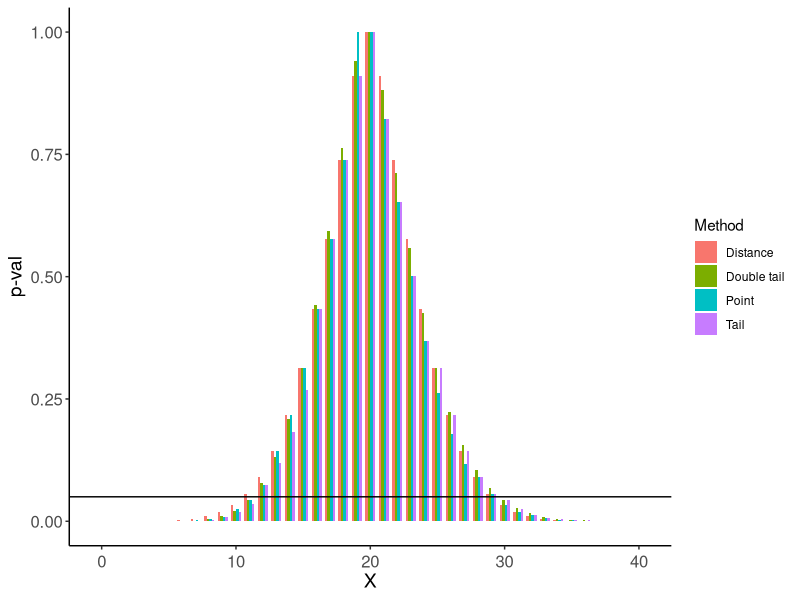
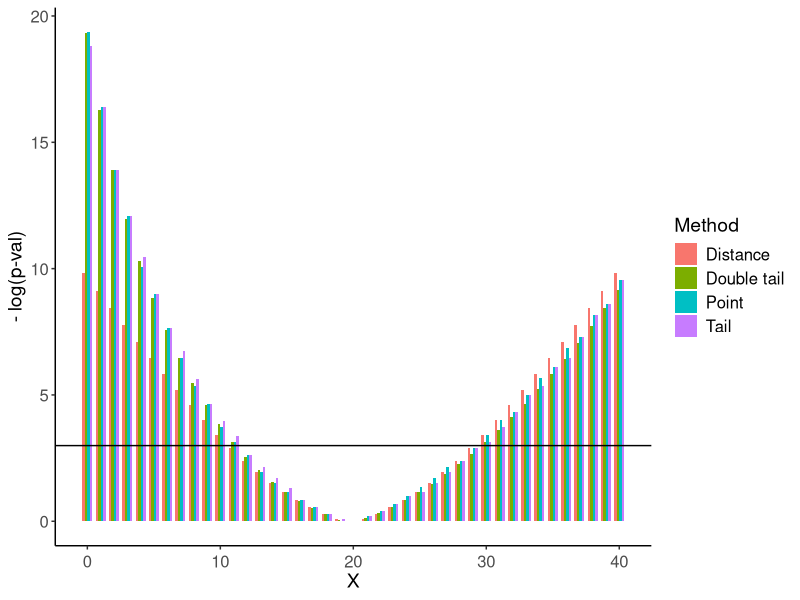
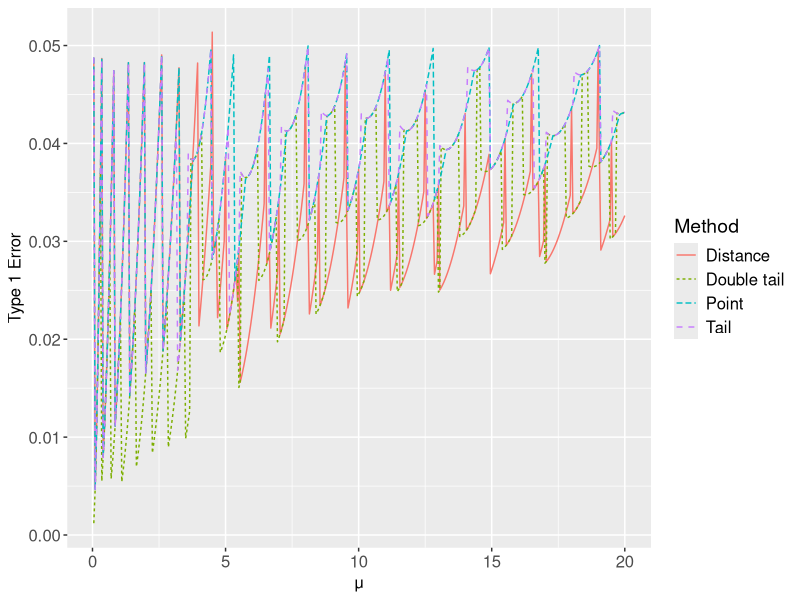
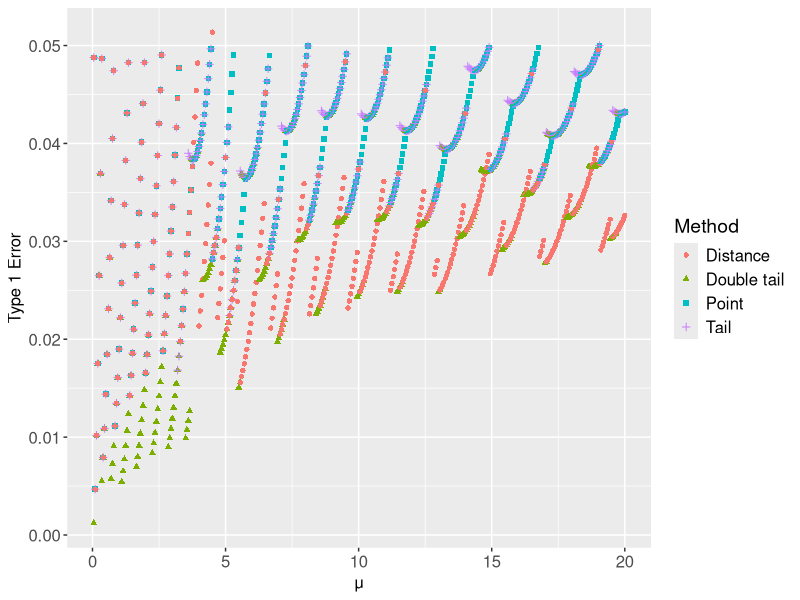
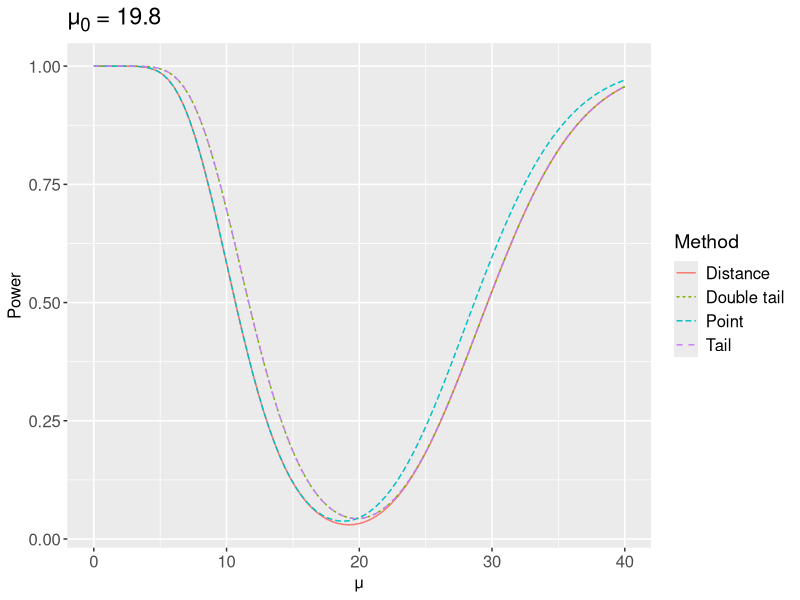

These figures' R source, in order: (Note: a time limit stopped this script after it produced the figures.)
## ---- chunk 1
library(ggplot2)
library(reshape2)
library(tidyverse)
library(GGally)
library(ggtext)
library(glue)
## ---- chunk 2
dmodel <- function(x, mu){
  dpois(x, mu)
}

pmodel <- function(x, mu){
  ppois(x, mu)
}

## ---- chunk 3
p_val_a <- function(x, mu){
  pr_tail_l = pmodel(x, mu)
  ## Use 1 - tail prob but add point prob
  pr_tail_r = 1 - pr_tail_l + dmodel(x, mu)
  
  p_val = 2 * min(pr_tail_l, pr_tail_r, 1/2)
  p_val
}

p_val_b <- function(x, mu){
  # Implementation assumes a decreasing point probability P(X = x) for increasing x after the mode has passed
  W_x = dmodel(x, mu)
  p_val = 1
  
  # Removing probabilites lower than P(X = x)
  y = 0
  cond = TRUE
  while(cond){
    W_y = dmodel(y, mu)
    if(W_y > W_x){
      # Removing the probability
      p_y = W_y
      p_val = p_val - p_y
    }
    else{
      # Checking if the loop should be ended
      ## By being in the loop we know that W_y <= W_x
      mode = floor(mu)
      passed_mode = (y > mode)
      cond = !passed_mode
    }
    # Preparing next round
    y = y +1
  }
  p_val
}

p_val_b_power <- function(x, mu, alpha = .05){
  # Implementation assumes a decreasing point probability P(X = x) for increasing x after the mode has passed
  W_x = dmodel(x, mu)
  if(W_x > alpha){
    return(1)
  }
  
  p_val = 1
  
  # Removing probabilites lower than P(X = x)
  y = 0
  cond = TRUE
  while(cond){
    W_y = dmodel(y, mu)
    if(W_y > W_x){
      # Removing the probability
      p_y = W_y
      p_val = p_val - p_y
    }
    else{
      # Checking if the loop should be ended
      ## By being in the loop we know that W_y <= W_x
      mode = floor(mu)
      passed_mode = (y > mode)
      cond = !passed_mode
    }
    # Preparing next round
    y = y +1
  }
  p_val
}

p_val_c <- function(x, mu){
  p_tail_l = pmodel(x, mu)
  p_tail_r = 1- p_tail_l + dmodel(x, mu)
  epsilon = 1e-8
  
  if (p_tail_l < p_tail_r + epsilon){
    # Since the right tail has infinite support we must suggest a low enough tail value
    y_sugg = ceiling(2*mu)
    sugg_tail = 1 - pmodel(y_sugg, mu) # this will give P(X > y), i.e. P(X geq y-1)
    while(sugg_tail > p_tail_l){
      y_sugg = ceiling(2*y_sugg)
      sugg_tail = 1 - pmodel(y_sugg, mu) # this will give P(X > y), i.e. P(X geq y-1)
    }
    # After a low enough value is reached we calculate the highest smaller right tail compared to the left tail
    right_tail = max_lower_tail(y_sugg, sugg_tail, p_tail_l, mu)
    p_val = p_tail_l + right_tail
  }
  else{
    # For a left tail we can start at 0 and find the highest smaller left tail
    left_tail = max_lower_tail(0, 0, p_tail_r, mu, left_tail = TRUE)
    p_val = p_tail_r +  left_tail
  }
  if(p_val > 1){ # If the distrbution is symmetric it will count the central event twice.
    return(1)
  }
  p_val
}

max_lower_tail <- function(y_next, tail_y, W_x, mu, left_tail = FALSE, epsilon = 1e-8){
  sugg = tail_y
  y = y_next
    while(sugg < W_x + epsilon){
      tail_y = sugg # Accept suggestion
      add = dmodel(y, mu) # Calculate new point mass to be added
      sugg = sugg + add # Propose new suggestion
      if(left_tail){
        y = y + 1
      }
      else{
        y = y - 1 
      }
    }
  tail_y
}

p_val_c_power <- function(x, mu, alpha = .05){
  p_tail_l = pmodel(x, mu)
  p_tail_r = 1- p_tail_l + dmodel(x, mu)
  epsilon = 1e-8
  
  # Giving immediate non-significance if W_x is too high
  if(min(p_tail_l, p_tail_r) > alpha){
    return(1)
  }
  
  if (p_tail_l < p_tail_r + epsilon){
    # Since the right tail has infinite support we must suggest a low enough tail value
    y_sugg = ceiling(2*mu)
    sugg_tail = 1 - pmodel(y_sugg, mu) # this will give P(X > y), i.e. P(X geq y-1)
    while(sugg_tail > p_tail_l){
      y_sugg = ceiling(2*y_sugg)
      sugg_tail = 1 - pmodel(y_sugg, mu) # this will give P(X > y), i.e. P(X geq y-1)
    }
    # After a low enough value is reached we calculate the highest smaller right tail compared to the left tail
    right_tail = max_lower_tail(y_sugg, sugg_tail, p_tail_l, mu)
    p_val = p_tail_l + right_tail
  }
  else{
    # For a left tail we can start at 0 and find the highest smaller left tail
    left_tail = max_lower_tail(0, 0, p_tail_r, mu, left_tail = TRUE)
    p_val = p_tail_r +  left_tail
  }
  if(p_val > 1){ # If the distrbution is symmetric it will count the central event twice.
    return(1)
  }
  p_val
}

p_val_d <- function(x, mu) {
  exp_val = mu
  W_x = abs(x - mu)
  
  # Get all discrete values y with lower W_y
  r = floor(mu + W_x)
  l = ceiling(mu - W_x)
  
  # Handeling ties
  if(mu + W_x == round(mu + W_x)){
    if(mu - W_x == round(mu - W_x)){
      # We are in the tied sceneraio and we want to either exclude y = l depending on if X = l or x = r
      if(x == r){
        #l = l -1
      }
      else{
        
      }
    }
  }
  
  # Rejection region will be x lower than l
  # and x higher than r
  if(l <= 0){
    p_val = 1 - ppois(r-1, mu) # 1 - P(X <= r-1) =  P(X > r-1) = P(X >= r)
    return(p_val)
  }
  p_val = 1 - ppois(r-1, mu) + ppois(l, mu) # 1 - P(X <= r-1) + P(X <= l) = P(X >= r) + P(X <= l)
  if(p_val > 1){
    return(1)
  }
  p_val
}
## ---- chunk 4
# Test functions for the tail method
p_val_a(3, 3)
p_val_a(5, 3)

p_val_b(3, 3)
p_val_b(5, 3)

print("____")
W_x = ppois(3, 5)

W_x

1- ppois(10, 5)

max_lower_tail(10, 1-ppois(10, 5), W_x, 5, left_tail = FALSE)

print("-----")
W_x = 1-ppois(7, 5)

W_x

ppois(0, 5)


max_lower_tail(1, ppois(0, 5), W_x, 5, left_tail = TRUE)

print("____")
## ---- chunk 5
p_val_b(9, 10)
dpois(9, 10)
dpois(10, 10)

dpois(3, 4)
dpois(4, 4)

dpois(5, 6)
dpois(6, 6)

dpois(0, 1)
dpois(1, 1)
## ---- chunk 6
p_val_c(3, 3)
p_val_c(5, 3)
## ---- chunk 7
p_val_d(3, 3)

p_val_d(5, 3)
## ---- chunk 8
comparison_p_vals <- function(mu, n){
  p_a = NULL
  p_b = NULL
  p_c = NULL
  p_d = NULL

  for(i in 0:n){
    p_a = c(p_a, p_val_a(i, mu))
    p_b = c(p_b, p_val_b(i, mu))
    p_c = c(p_c, p_val_c(i, mu))
    p_d = c(p_d, p_val_d(i, mu))
  }
  
  df <- data.frame(p_a, p_b, p_c, p_d)
  colnames(df) <- c("Double tail", "Point", "Tail", "Distance")  #Added zero width space for "Double tail" to be shown first in plot
  df["x_val"] <- 0:n
  
  df
}

df <- comparison_p_vals(20, 40)

df %>%
  pivot_longer(-x_val, names_to = "Method", values_to = "P") %>%
  ggplot(aes(x = x_val, y = P, fill = Method), xlab = "Method") +
  geom_bar(stat = "identity", width = .75, position = "dodge") +
  theme_classic() +
  labs(x = "X", y = "p-val")+
  theme(axis.text.x = element_text(size = 12, angle = 0, vjust = 0.5), axis.text.y = element_text(size = 12), axis.title = element_text(size = 14))+
  geom_hline(yintercept = .05)
  #scale_x_discrete(limits = factor(13:28))
  

df %>%
  pivot_longer(-x_val, names_to = "Method", values_to = "P") %>%
  ggplot(aes(x = x_val, y = -log(P), fill = Method), xlab = "Method") +
  geom_bar(stat = "identity", width = .75, position = "dodge") +
  theme_classic() +
  labs(x = "X", y = "- log(p-val)")+
  theme(axis.text.x = element_text(size = 12, angle = 0, vjust = 0.5), axis.text.y = element_text(size = 12), axis.title = element_text(size = 14), legend.text = element_text(size = 12), legend.title = element_text(size = 14))+
  #scale_x_discrete(limits = factor(13:28))
  geom_hline(yintercept = -log(5e-2))
## ---- chunk 9
power_calc_poisson_null_hyp_true <- function(method, mu, a){
  power = 1
  n = ceiling(max(3*mu, mu^2)) # This is kind of dodgy
  for(x in 0:n){
    p_val = method(x, mu)
    if(p_val > a){
      power = power - dmodel(x, mu)
    }
  }
  power
}

power_calc_poisson_null_hyp_true(p_val_b, 10, .05)
## ---- chunk 10
compare_power_null_hyp_true <- function(P){
  b_double = NULL
  b_point = NULL
  b_tail = NULL
  b_dist = NULL

  for(p in P){
    # Calculate power
    power_double = power_calc_poisson_null_hyp_true(p_val_a, p, .05)
    power_point = power_calc_poisson_null_hyp_true(p_val_b, p, .05)
    power_tail = power_calc_poisson_null_hyp_true(p_val_c, p, .05)
    power_dist = power_calc_poisson_null_hyp_true(p_val_d, p, .05)
    
    # Add power to the list
    b_double = c(b_double, power_double)
    b_point = c(b_point, power_point)
    b_tail = c(b_tail, power_tail)
    b_dist = c(b_dist, power_dist)
  }

  df_power <- data.frame(P, b_double, b_point, b_tail, b_dist)
  df_power
}

N = 400
P = 20 *(1:N)/N

df_power_null_hyp <- compare_power_null_hyp_true(P)
## ---- chunk 11
colnames(df_power_null_hyp) <- c("P", "Double tail", "Point", "Tail", "Distance") 

df_power_null_hyp %>% 
  pivot_longer(cols = -P, values_to = "Error", names_to = "Method") %>%
  ggplot()+
  geom_line(aes(x = P, y = Error, colour = Method, linetype = Method))+
  labs(x= "\u3bc", y = "Type 1 Error")+
  theme(axis.title = element_markdown(size = 12), axis.text = element_text(size = 12), legend.title = element_text(size = 14), legend.text = element_text(size = 12))

df_power_null_hyp %>% 
  pivot_longer(cols = -P, values_to = "Error", names_to = "Method") %>%
  ggplot()+
  geom_point(aes(x = P, y = Error, colour = Method, shape = Method))+
  labs(x= "\u3bc", y = "Type 1 Error")+
  theme(axis.title = element_markdown(size = 12), axis.text = element_text(size = 12), legend.title = element_text(size = 14), legend.text = element_text(size = 12))
## ---- chunk 12
print(P)

X_vals = 0:20
for(x in X_vals){
  print(c(x,p_val_d(x, 9)))
}

p_val_d(3, 9)
1 - ppois(14, 9)

## ---- chunk 13
p0 = 19.8
maxp = 40
power_calc_poisson_alt <- function(method, p_true, a, p_0 = p0){
  power = 1
  # subtract the probability of being in the acceptance region
  n = ceiling(max(3*p_0, p_0^2)) # This is kind of dodgy
  for(x in 0:n){
    p_val = method(x, p_0)
    if(p_val > a){
      # The null hypothesis is not rejected in this case
      power = power - dpois(x, p_true)
    }
  }
  power
}

N = 100
alpha = .05
P = maxp*(0:N)/N
b_double = NULL
b_point = NULL
b_tail = NULL
b_dist = NULL

for(p in P){
  # Calculate power
  power_double = power_calc_poisson_alt(p_val_a, p, alpha)
  power_point = power_calc_poisson_alt(p_val_b_power, p, alpha)
  power_tail = power_calc_poisson_alt(p_val_c_power, p,  alpha)
  power_dist = power_calc_poisson_alt(p_val_d, p, alpha)
    
  # Add power to the list
  b_double = c(b_double, power_double)
  b_point = c(b_point, power_point)
  b_tail = c(b_tail, power_tail)
  b_dist = c(b_dist, power_dist)
}

df_power <- data.frame(P, b_double, b_point, b_tail, b_dist)
## ---- chunk 14
colnames(df_power) <- c("P", "Double tail", "Point", "Tail", "Distance") 

df_power %>%
  pivot_longer(cols = -P, values_to = "Power", names_to = "Method") %>%
  ggplot()+
  geom_line(aes(x = P, y = Power, colour = Method, linetype = Method))+
  labs(x= "\u03bc", title = glue("\u03bc<sub>0</sub> = {p0}"))+
  theme(axis.title = element_markdown(size = 12), axis.text = element_text(size = 12), legend.title = element_text(size = 14), legend.text = element_text(size = 12), title = element_markdown(size = 14))
  
## ---- chunk 15
power_surface <- function(method, max_p, N, a){
  power_mat <- matrix(0, N, N)
  for(i in 1:N){
    p_1 = max_p*i/N
    for(j in 1:N){
      p_2 = max_p*j/N
      power_ij = power_calc_poisson_alt(method, p_2, a, p_1)
      power_mat[i, j] <- power_ij
    }
  }
  power_mat
}

power_surf_a <- power_surface(p_val_a, 20, 50, .05)
power_surf_b <- power_surface(p_val_b_power, 20, 50, .05)
power_surf_c <- power_surface(p_val_c_power, 20, 50, .05)
power_surf_d <- power_surface(p_val_d, 20, 50, .05)
## ---- chunk 16
power_surf_b
## ---- chunk 17
make_heatmap<- function(df){
  melt_df = melt(df)
  colnames(melt_df) <- c("x", "y", "power_diff")
  plot <- ggplot(melt_df, aes(x = 20*x/sqrt(length(x)), y = 20*y/sqrt(length(y)), fill = power_diff))+
    geom_tile()+
    scale_fill_gradient2(low = "green", mid = "white", high = "red", limits = c(-1, 1))+
    labs(x = "\u03bc<sub>0</sub>", y = "True \u03bc", fill = "\u0394 Power")+
    theme(axis.title = element_markdown(size = 14), axis.text = element_text(size = 12), legend.title = element_markdown(size = 12), legend.text = element_text(size = 10))
  return(plot)
}

plotList = list()

plotList[[1]] = make_heatmap(power_surf_a - power_surf_a)
plotList[[2]] = NULL
plotList[[3]] = NULL
plotList[[4]] = NULL
plotList[[5]] = make_heatmap(power_surf_a - power_surf_b)
plotList[[6]] = make_heatmap(power_surf_b - power_surf_b) 
plotList[[7]] = NULL
plotList[[8]] = NULL
plotList[[9]] = make_heatmap(power_surf_a - power_surf_c)
plotList[[10]] = make_heatmap(power_surf_b - power_surf_c)
plotList[[11]] = make_heatmap(power_surf_c - power_surf_c) 
plotList[[12]] = NULL
plotList[[13]] = make_heatmap(power_surf_a - power_surf_d)
plotList[[14]] = make_heatmap(power_surf_b - power_surf_d)
plotList[[15]] = make_heatmap(power_surf_c - power_surf_d)
plotList[[16]] = make_heatmap(power_surf_d - power_surf_d)

plotList[[10]]

ggmatrix(plotList, 4, 4,
         xAxisLabels = c("Double tail", "Point", "Tail", "Distance"),
         yAxisLabels = c("Double tail", "Point", "Tail", "Distance"), 
         legend = grab_legend(plotList[[1]]))
